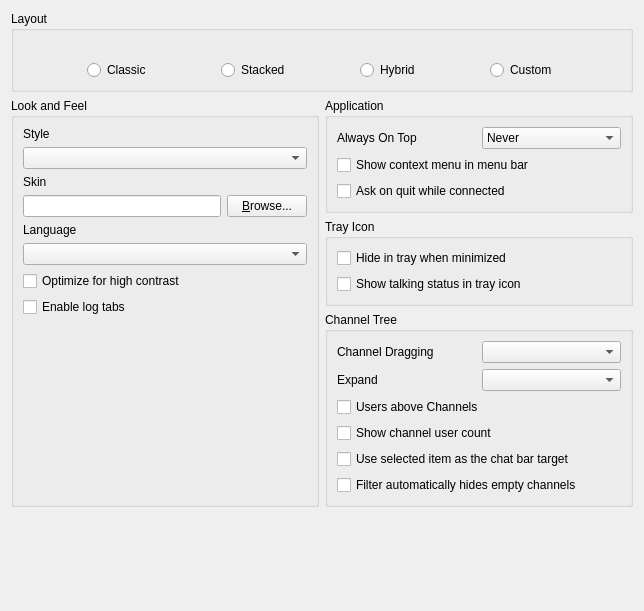
<?xml version="1.0" encoding="UTF-8"?>
<ui version="4.0">
 <class>LookConfig</class>
 <widget class="QWidget" name="LookConfig">
  <property name="geometry">
   <rect>
    <x>0</x>
    <y>0</y>
    <width>644</width>
    <height>611</height>
   </rect>
  </property>
  <property name="windowTitle">
   <string notr="true">Form</string>
  </property>
  <layout class="QGridLayout" name="gridLayout_4">
   <item row="1" column="0" rowspan="3">
    <widget class="QGroupBox" name="qgbLookFeel">
     <property name="title">
      <string>Look and Feel</string>
     </property>
     <layout class="QGridLayout" name="gridLayout">
      <item row="0" column="0">
       <widget class="QLabel" name="qliStyle">
        <property name="text">
         <string>Style</string>
        </property>
       </widget>
      </item>
      <item row="1" column="0" colspan="2">
       <widget class="QComboBox" name="qcbStyle">
        <property name="toolTip">
         <string>Basic widget style</string>
        </property>
        <property name="whatsThis">
         <string>&lt;b&gt;This sets the basic look and feel to use.&lt;/b&gt;</string>
        </property>
       </widget>
      </item>
      <item row="2" column="0">
       <widget class="QLabel" name="qliCSS">
        <property name="text">
         <string>Skin</string>
        </property>
       </widget>
      </item>
      <item row="3" column="0">
       <widget class="QLineEdit" name="qleCSS">
        <property name="toolTip">
         <string>Skin file to use</string>
        </property>
        <property name="whatsThis">
         <string>&lt;b&gt;This sets which skin Mumble should use.&lt;/b&gt;&lt;br /&gt;The skin is a style file applied on top of the basic widget style. If there are icons in the same directory as the style sheet, those will replace the default icons.</string>
        </property>
       </widget>
      </item>
      <item row="3" column="1">
       <widget class="QPushButton" name="qpbSkinFile">
        <property name="text">
         <string>&amp;Browse...</string>
        </property>
       </widget>
      </item>
      <item row="4" column="0">
       <widget class="QLabel" name="qliLanguage">
        <property name="text">
         <string>Language</string>
        </property>
        <property name="buddy">
         <cstring>qcbLanguage</cstring>
        </property>
       </widget>
      </item>
      <item row="5" column="0" colspan="2">
       <widget class="QComboBox" name="qcbLanguage">
        <property name="toolTip">
         <string>Language to use (requires restart)</string>
        </property>
        <property name="whatsThis">
         <string>&lt;b&gt;This sets which language Mumble should use.&lt;/b&gt;&lt;br /&gt;You have to restart Mumble to use the new language.</string>
        </property>
       </widget>
      </item>
      <item row="6" column="0">
       <widget class="QCheckBox" name="qcbHighContrast">
        <property name="toolTip">
         <string>Apply some high contrast optimizations for visually impaired users</string>
        </property>
        <property name="text">
         <string>Optimize for high contrast</string>
        </property>
       </widget>
      </item>
      <item row="7" column="0">
       <widget class="QCheckBox" name="qcbLogTabs">
        <property name="toolTip">
         <string>Enables tab feature for the log</string>
        </property>
        <property name="text">
         <string>Enable log tabs</string>
        </property>
       </widget>
      </item>
      <item row="8" column="0">
       <spacer name="verticalSpacer">
        <property name="orientation">
         <enum>Qt::Vertical</enum>
        </property>
        <property name="sizeHint" stdset="0">
         <size>
          <width>20</width>
          <height>40</height>
         </size>
        </property>
       </spacer>
      </item>
     </layout>
    </widget>
   </item>
   <item row="2" column="1">
    <widget class="QGroupBox" name="qgbTray">
     <property name="title">
      <string>Tray Icon</string>
     </property>
     <layout class="QVBoxLayout" name="verticalLayout">
      <item>
       <widget class="QCheckBox" name="qcbHideTray">
        <property name="toolTip">
         <string>Hide the main Mumble window in the tray when it is minimized.</string>
        </property>
        <property name="whatsThis">
         <string>&lt;b&gt;If set, minimizing the Mumble main window will cause it to be hidden and accessible only from the tray. Otherwise, it will be minimized as a window normally would.&lt;/b&gt;</string>
        </property>
        <property name="text">
         <string>Hide in tray when minimized</string>
        </property>
       </widget>
      </item>
      <item>
       <widget class="QCheckBox" name="qcbStateInTray">
        <property name="toolTip">
         <string>Displays talking status in system tray</string>
        </property>
        <property name="whatsThis">
         <string/>
        </property>
        <property name="text">
         <string>Show talking status in tray icon</string>
        </property>
       </widget>
      </item>
     </layout>
    </widget>
   </item>
   <item row="5" column="1">
    <spacer name="verticalSpacer_2">
     <property name="orientation">
      <enum>Qt::Vertical</enum>
     </property>
     <property name="sizeHint" stdset="0">
      <size>
       <width>20</width>
       <height>40</height>
      </size>
     </property>
    </spacer>
   </item>
   <item row="4" column="1">
    <spacer name="horizontalSpacer">
     <property name="orientation">
      <enum>Qt::Horizontal</enum>
     </property>
     <property name="sizeHint" stdset="0">
      <size>
       <width>40</width>
       <height>20</height>
      </size>
     </property>
    </spacer>
   </item>
   <item row="1" column="1">
    <widget class="QGroupBox" name="qgbApplication">
     <property name="title">
      <string>Application</string>
     </property>
     <layout class="QGridLayout" name="gridLayout_3" columnstretch="0,0">
      <item row="0" column="0">
       <widget class="QLabel" name="qliAlwaysOnTop">
        <property name="text">
         <string>Always On Top</string>
        </property>
       </widget>
      </item>
      <item row="0" column="1">
       <widget class="QComboBox" name="qcbAlwaysOnTop">
        <property name="toolTip">
         <string>This setting controls when the application will be always on top.</string>
        </property>
        <property name="whatsThis">
         <string>This setting controls in which situations the application will stay always on top. If you select &lt;i&gt;Never&lt;/i&gt; the application will not stay on top. &lt;i&gt;Always&lt;/i&gt; will always keep the application on top. &lt;i&gt;In minimal view&lt;/i&gt; / &lt;i&gt;In normal view&lt;/i&gt; will only keep the application always on top when minimal view is activated / deactivated.</string>
        </property>
        <item>
         <property name="text">
          <string>Never</string>
         </property>
        </item>
        <item>
         <property name="text">
          <string>Always</string>
         </property>
        </item>
        <item>
         <property name="text">
          <string>In minimal view</string>
         </property>
        </item>
        <item>
         <property name="text">
          <string>In normal view</string>
         </property>
        </item>
       </widget>
      </item>
      <item row="1" column="0" colspan="2">
       <widget class="QCheckBox" name="qcbShowContextMenuInMenuBar">
        <property name="toolTip">
         <string>Adds user and channel context menus into the menu bar</string>
        </property>
        <property name="text">
         <string>Show context menu in menu bar</string>
        </property>
       </widget>
      </item>
      <item row="2" column="0" colspan="2">
       <widget class="QCheckBox" name="qcbAskOnQuit">
        <property name="toolTip">
         <string>Ask whether to close or minimize when quitting Mumble.</string>
        </property>
        <property name="whatsThis">
         <string>&lt;b&gt;If set, will verify you want to quit if connected.&lt;/b&gt;</string>
        </property>
        <property name="text">
         <string>Ask on quit while connected</string>
        </property>
       </widget>
      </item>
     </layout>
    </widget>
   </item>
   <item row="3" column="1">
    <widget class="QGroupBox" name="qgbChannel">
     <property name="title">
      <string>Channel Tree</string>
     </property>
     <layout class="QGridLayout" name="gridLayout_2" columnstretch="0,0">
      <item row="0" column="0">
       <widget class="QLabel" name="qliChannelDrag">
        <property name="text">
         <string>Channel Dragging</string>
        </property>
       </widget>
      </item>
      <item row="0" column="1">
       <widget class="QComboBox" name="qcbChannelDrag">
        <property name="toolTip">
         <string>This changes the behavior when moving channels.</string>
        </property>
        <property name="whatsThis">
         <string>This sets the behavior of channel drags; it can be used to prevent accidental dragging. &lt;i&gt;Move&lt;/i&gt; moves the channel without prompting. &lt;i&gt;Do Nothing&lt;/i&gt; does nothing and prints an error message. &lt;i&gt;Ask&lt;/i&gt; uses a message box to confirm if you really wanted to move the channel.</string>
        </property>
       </widget>
      </item>
      <item row="1" column="0">
       <widget class="QLabel" name="qliExpand">
        <property name="text">
         <string>Expand</string>
        </property>
       </widget>
      </item>
      <item row="1" column="1">
       <widget class="QComboBox" name="qcbExpand">
        <property name="toolTip">
         <string>When to automatically expand channels</string>
        </property>
        <property name="whatsThis">
         <string>This sets which channels to automatically expand. &lt;i&gt;None&lt;/i&gt; and &lt;i&gt;All&lt;/i&gt; will expand no or all channels, while &lt;i&gt;Only with users&lt;/i&gt; will expand and collapse channels as users join and leave them.</string>
        </property>
       </widget>
      </item>
      <item row="2" column="0" colspan="2">
       <widget class="QCheckBox" name="qcbUsersTop">
        <property name="toolTip">
         <string>List users above subchannels (requires restart).</string>
        </property>
        <property name="whatsThis">
         <string>&lt;b&gt;If set, users will be shown above subchannels in the channel view.&lt;/b&gt;&lt;br /&gt;A restart of Mumble is required to see the change.</string>
        </property>
        <property name="text">
         <string>Users above Channels</string>
        </property>
       </widget>
      </item>
      <item row="3" column="0" colspan="2">
       <widget class="QCheckBox" name="qcbShowUserCount">
        <property name="toolTip">
         <string>Show number of users in each channel</string>
        </property>
        <property name="text">
         <string>Show channel user count</string>
        </property>
       </widget>
      </item>
      <item row="4" column="0" colspan="2">
       <widget class="QCheckBox" name="qcbChatBarUseSelection">
        <property name="text">
         <string>Use selected item as the chat bar target</string>
        </property>
       </widget>
      </item>
      <item row="5" column="0" colspan="2">
       <widget class="QCheckBox" name="qcbFilterHidesEmptyChannels">
        <property name="text">
         <string>Filter automatically hides empty channels</string>
        </property>
       </widget>
      </item>
     </layout>
    </widget>
   </item>
   <item row="0" column="0" colspan="2">
    <widget class="QGroupBox" name="qgbLayout">
     <property name="title">
      <string>Layout</string>
     </property>
     <layout class="QGridLayout" name="gridLayoutLayout">
      <item row="0" column="5">
       <widget class="QLabel" name="qlLHybrid">
        <property name="sizePolicy">
         <sizepolicy hsizetype="Preferred" vsizetype="Preferred">
          <horstretch>0</horstretch>
          <verstretch>0</verstretch>
         </sizepolicy>
        </property>
        <property name="text">
         <string/>
        </property>
        <property name="pixmap">
         <pixmap>skin:layout_hybrid.svg</pixmap>
        </property>
        <property name="scaledContents">
         <bool>false</bool>
        </property>
       </widget>
      </item>
      <item row="1" column="5">
       <widget class="QRadioButton" name="qrbLHybrid">
        <property name="sizePolicy">
         <sizepolicy hsizetype="Preferred" vsizetype="Fixed">
          <horstretch>0</horstretch>
          <verstretch>0</verstretch>
         </sizepolicy>
        </property>
        <property name="text">
         <string>Hybrid</string>
        </property>
        <property name="iconSize">
         <size>
          <width>64</width>
          <height>64</height>
         </size>
        </property>
       </widget>
      </item>
      <item row="1" column="7">
       <widget class="QRadioButton" name="qrbLCustom">
        <property name="sizePolicy">
         <sizepolicy hsizetype="Preferred" vsizetype="Fixed">
          <horstretch>0</horstretch>
          <verstretch>0</verstretch>
         </sizepolicy>
        </property>
        <property name="text">
         <string>Custom</string>
        </property>
       </widget>
      </item>
      <item row="0" column="7">
       <widget class="QLabel" name="qlLCustom">
        <property name="text">
         <string/>
        </property>
        <property name="pixmap">
         <pixmap>skin:layout_custom.svg</pixmap>
        </property>
       </widget>
      </item>
      <item row="1" column="3">
       <widget class="QRadioButton" name="qrbLStacked">
        <property name="sizePolicy">
         <sizepolicy hsizetype="Preferred" vsizetype="Fixed">
          <horstretch>0</horstretch>
          <verstretch>0</verstretch>
         </sizepolicy>
        </property>
        <property name="text">
         <string>Stacked</string>
        </property>
        <property name="iconSize">
         <size>
          <width>64</width>
          <height>64</height>
         </size>
        </property>
       </widget>
      </item>
      <item row="1" column="1">
       <widget class="QRadioButton" name="qrbLClassic">
        <property name="sizePolicy">
         <sizepolicy hsizetype="Preferred" vsizetype="Fixed">
          <horstretch>0</horstretch>
          <verstretch>0</verstretch>
         </sizepolicy>
        </property>
        <property name="text">
         <string>Classic</string>
        </property>
        <property name="iconSize">
         <size>
          <width>64</width>
          <height>64</height>
         </size>
        </property>
       </widget>
      </item>
      <item row="1" column="2">
       <spacer name="horizontalSpacer_4">
        <property name="orientation">
         <enum>Qt::Horizontal</enum>
        </property>
        <property name="sizeHint" stdset="0">
         <size>
          <width>40</width>
          <height>20</height>
         </size>
        </property>
       </spacer>
      </item>
      <item row="0" column="1">
       <widget class="QLabel" name="qlLClassic">
        <property name="sizePolicy">
         <sizepolicy hsizetype="Preferred" vsizetype="Preferred">
          <horstretch>0</horstretch>
          <verstretch>0</verstretch>
         </sizepolicy>
        </property>
        <property name="pixmap">
         <pixmap>skin:layout_classic.svg</pixmap>
        </property>
       </widget>
      </item>
      <item row="0" column="3">
       <widget class="QLabel" name="qlLStacked">
        <property name="sizePolicy">
         <sizepolicy hsizetype="Preferred" vsizetype="Preferred">
          <horstretch>0</horstretch>
          <verstretch>0</verstretch>
         </sizepolicy>
        </property>
        <property name="text">
         <string/>
        </property>
        <property name="pixmap">
         <pixmap>skin:layout_stacked.svg</pixmap>
        </property>
       </widget>
      </item>
      <item row="1" column="4">
       <spacer name="horizontalSpacer_5">
        <property name="orientation">
         <enum>Qt::Horizontal</enum>
        </property>
        <property name="sizeHint" stdset="0">
         <size>
          <width>40</width>
          <height>20</height>
         </size>
        </property>
       </spacer>
      </item>
      <item row="1" column="0">
       <spacer name="horizontalSpacer_2">
        <property name="orientation">
         <enum>Qt::Horizontal</enum>
        </property>
        <property name="sizeHint" stdset="0">
         <size>
          <width>40</width>
          <height>20</height>
         </size>
        </property>
       </spacer>
      </item>
      <item row="1" column="8">
       <spacer name="horizontalSpacer_3">
        <property name="orientation">
         <enum>Qt::Horizontal</enum>
        </property>
        <property name="sizeHint" stdset="0">
         <size>
          <width>40</width>
          <height>20</height>
         </size>
        </property>
       </spacer>
      </item>
      <item row="1" column="6">
       <spacer name="horizontalSpacer_6">
        <property name="orientation">
         <enum>Qt::Horizontal</enum>
        </property>
        <property name="sizeHint" stdset="0">
         <size>
          <width>40</width>
          <height>20</height>
         </size>
        </property>
       </spacer>
      </item>
     </layout>
    </widget>
   </item>
  </layout>
 </widget>
 <resources/>
 <connections/>
</ui>
